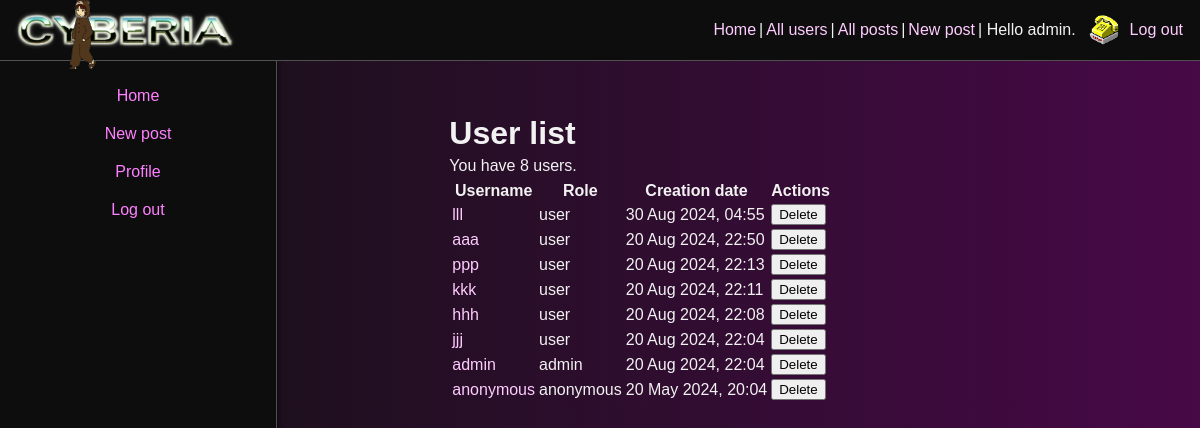
Screenshot of /list-users.php (signed in) with the database file from the repository.
### tables this page shows
CREATE TABLE user (
    id INTEGER PRIMARY KEY AUTOINCREMENT NOT NULL,
    username VARCHAR NOT NULL,
    password VARCHAR NOT NULL,
    created_at VARCHAR NOT NULL,
    is_enabled BOOLEAN NOT NULL DEFAULT true,
    role VARCHAR NOT NULL DEFAULT 'user'
);

### list-users.php (the view, shortened to what this page needs)
<?php
require_once 'lib/common.php';
$pdo = getPDO();
$users = getAllUsers($pdo);
?>
<!DOCTYPE html>
<html>
    <head>
        <?php require 'templates/head.php' ?>
    </head>
    <body>
        <?php require 'templates/top-menu.php' ?>
        <?php require 'templates/sidebar-left.php' ?>
        <div class="main-container">
            <div class="content-container">
                <h1>User list</h1>
                <p>You have <?php echo count($users) ?> users.</p>
                <form method="post">
                    <table id="user-list">
                        <thead>
                            <tr>
                                <th>Username</th>
                                <th>Role</th>
                                <th>Creation date</th>
                                <th>Actions</th>
                            </tr>
                        </thead>
                        <tbody>
                            <?php foreach ($users as $user): ?>
                                <tr>
                                    <td><a href="profile.php?profile_id=<?php echo $user['id']?>"><?php echo htmlEscape($user['username']) ?></td>
                                    <td><?php echo htmlEscape($user['role']) ?></td>
                                    <td><?php echo convertSqlDate($user['created_at']) ?></td>
                                    <td>
                                        <button type="submit" name="delete-user[<?php echo $user['id'] ?>]">Delete</button>
                                    </td>
                                </tr>
                            <?php endforeach ?>
                        </tbody>
                    </table>
                </form>
            </div>
        </div>
    </body>
</html>

### assets/main.css (style rules this page uses)
body { background: linear-gradient(to right, #121212, #470947); color: #f2f2f2; font-family: sans-serif; margin: 0; padding: 0; }
p { text-align: left; margin: 4px 0 4px 0; padding: 0 0 0 0; }
h2, .meta, p { text-align: left; }
a { color: #ffccff; text-decoration: none; }
h1, h3 { margin-top: 5px; margin-bottom: 5px; }
.content-container { margin: 0; padding-top: 50px; padding-left: calc(10% + 80px); box-sizing: border-box; align-items: center; }
.main-container { justify-content: center; padding-top: 60px; padding-left: 277px; width: auto; align-items: center; }

### rows the page displays
user: username "lll", role "user", created_at "30 Aug 2024, 04:55"
user: username "aaa", role "user", created_at "20 Aug 2024, 22:50"
user: username "ppp", role "user", created_at "20 Aug 2024, 22:13"
user: username "kkk", role "user", created_at "20 Aug 2024, 22:11"
user: username "hhh", role "user", created_at "20 Aug 2024, 22:08"
user: username "jjj", role "user", created_at "20 Aug 2024, 22:04"
user: username "admin", role "admin", created_at "20 Aug 2024, 22:04"
user: username "anonymous", role "anonymous", created_at "20 May 2024, 20:04"

### other values shown
htmlEscape(getAuthUser()) "admin"
count($users) "8"
